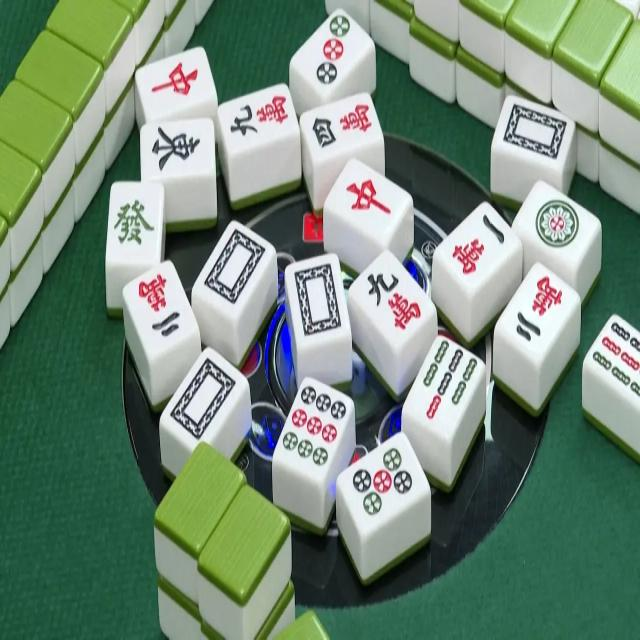
#> input picture additional_images/img1.jpg, 640 x 640 px; its folder holds only this picture in this run
$ jupyter execute augment_data.ipynb
#> lines starting #> are read from the running program, lines starting #| are printed output that depends on the picture
[cell 1]
from PIL import Image, ImageFilter, ImageEnhance
import glob
import os

[cell 2]
files = glob.glob("additional_images/*")
files

[cell 3]
for file in files:
    image = Image.open(file)
#> image is the input picture: PIL image 640x640 RGB; mean R, G, B 116.7, 138.5, 121
    aug_image = image.filter(ImageFilter.BLUR)
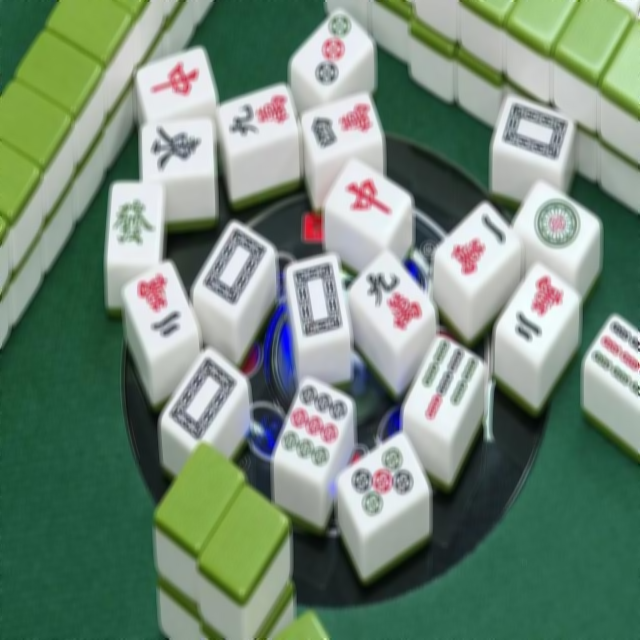
#> aug_image: PIL image 640x640 RGB; mean R, G, B 116.8, 138.5, 121
    aug_image = ImageEnhance.Contrast(aug_image)
    aug_image = aug_image.enhance(0.5)
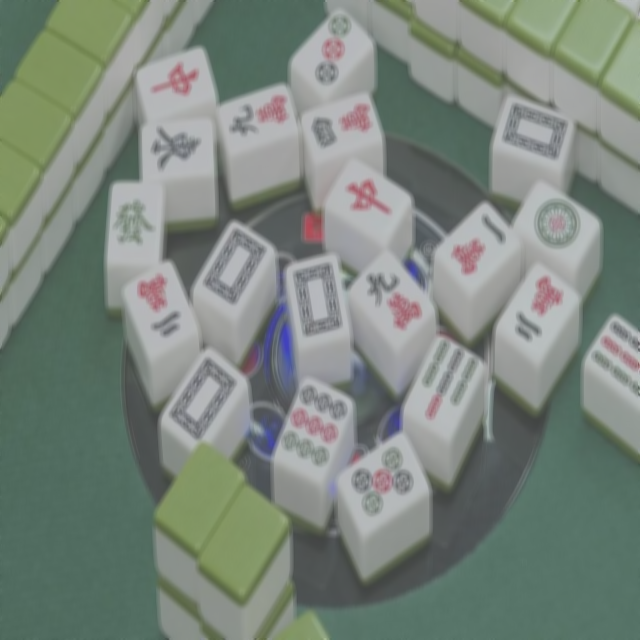
#> aug_image: PIL image 640x640 RGB; mean R, G, B 123.1, 134, 125.3
    aug_image.save(f"active_learning/unlabeled_data/aug_{os.path.basename(file)}")

$ run again, on additional_images/img11.jpg
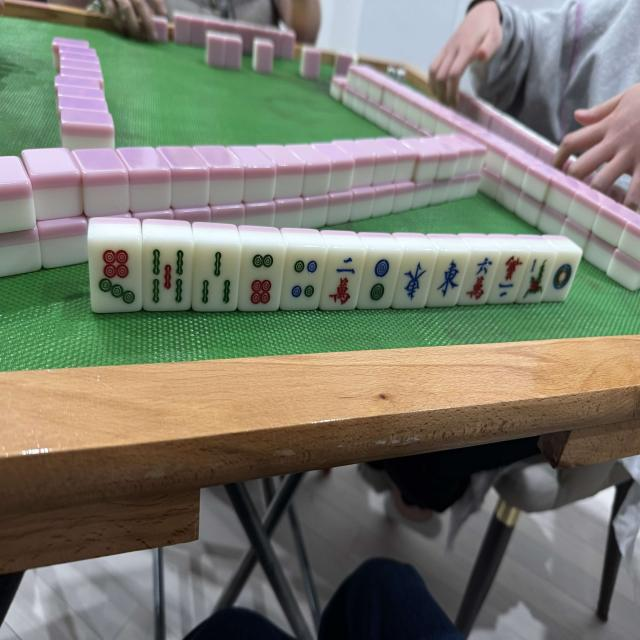
#> input picture additional_images/img11.jpg, 640 x 640 px
#> image is the input picture: PIL image 640x640 RGB; mean R, G, B 121.2, 122.1, 109.3
#> `aug_image = aug_image.enhance(0.5)`:
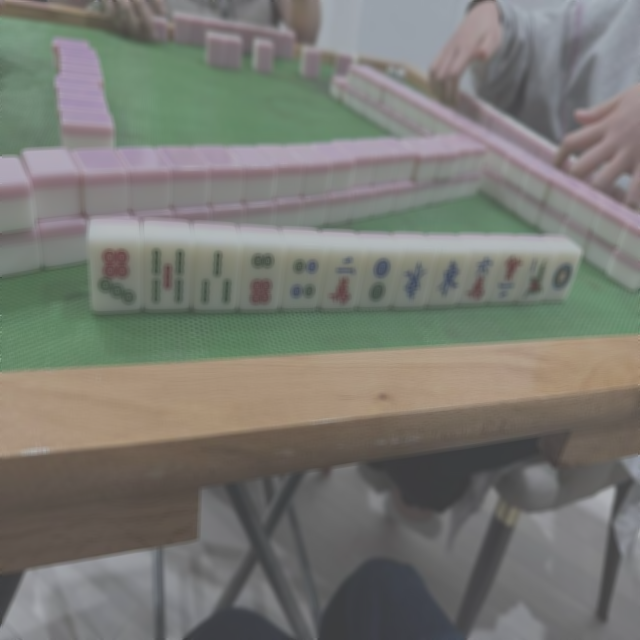
#> aug_image: PIL image 640x640 RGB; mean R, G, B 120.4, 120.8, 114.4

$ run again, on additional_images/img12.jpg
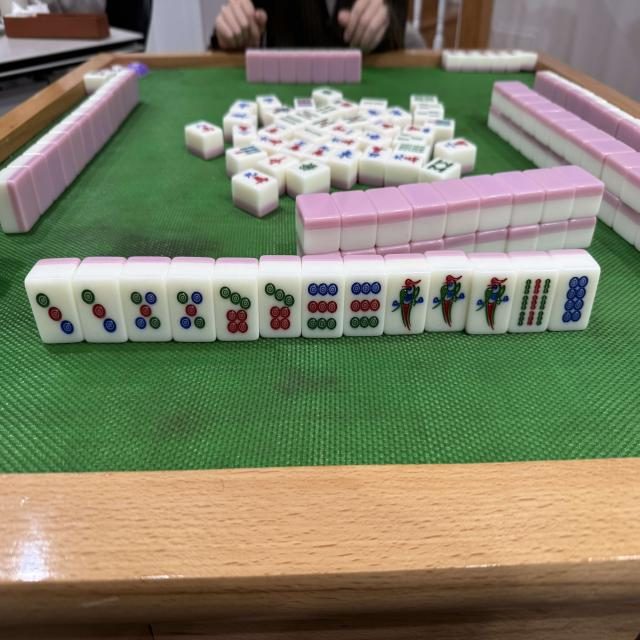
#> input picture additional_images/img12.jpg, 640 x 640 px
#> image is the input picture: PIL image 640x640 RGB; mean R, G, B 128, 128.7, 104.4
#> `aug_image = image.filter(ImageFilter.BLUR)`:
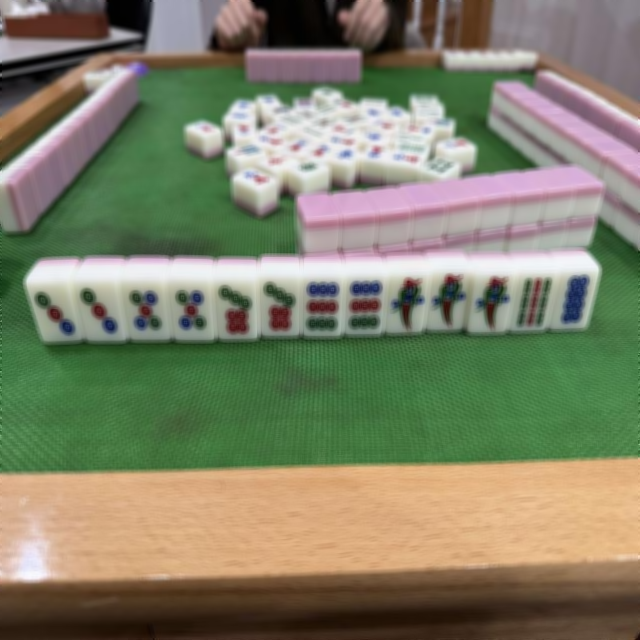
#> aug_image: PIL image 640x640 RGB; mean R, G, B 128, 128.7, 104.4
#> `aug_image = aug_image.enhance(0.5)`:
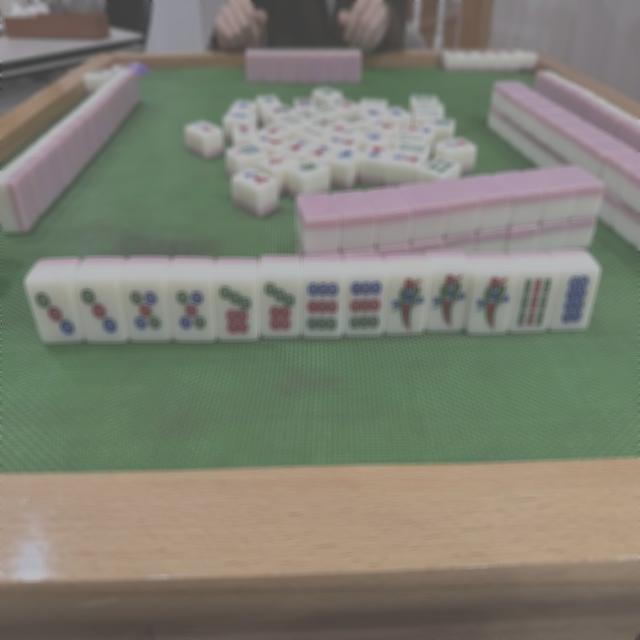
#> aug_image: PIL image 640x640 RGB; mean R, G, B 126.7, 127.1, 115
